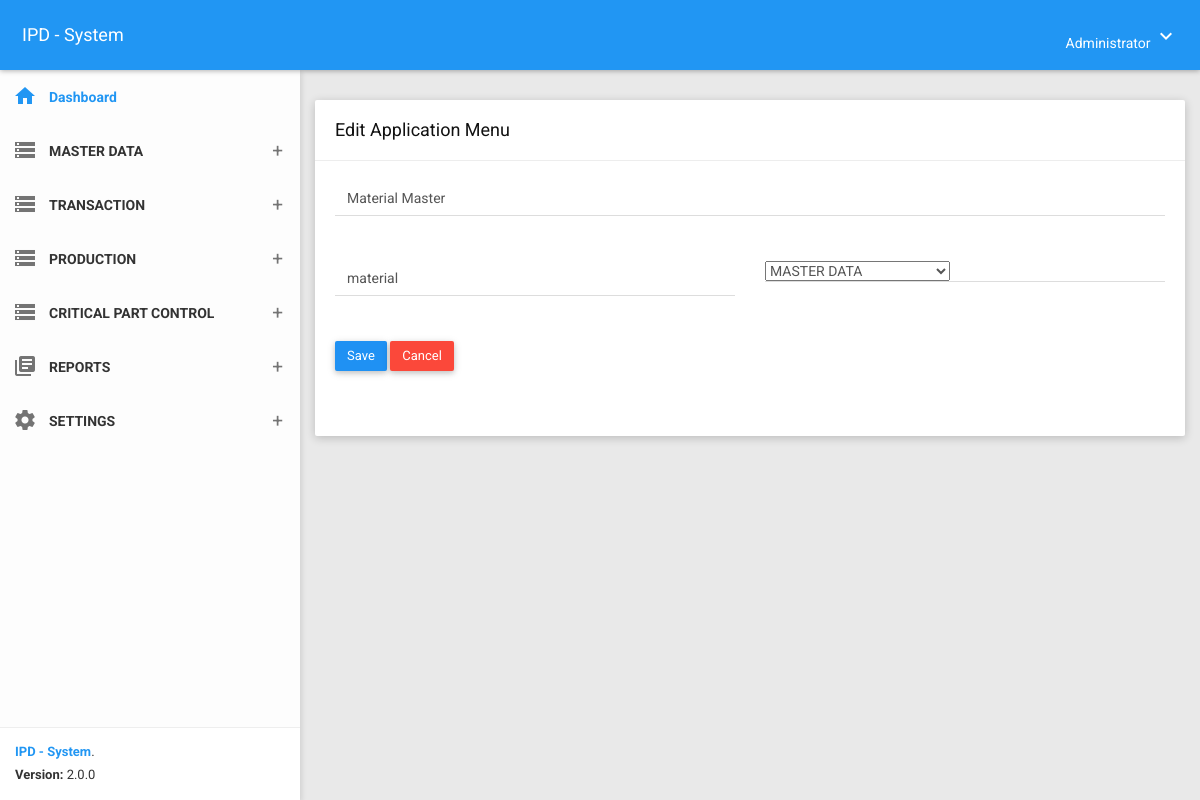
The page /menu/edit/1 (signed in) on the database its author committed.
### tables this page shows
CREATE TABLE `tblsetting` (
  `id` int NOT NULL,
  `company` varchar(100) NOT NULL,
  `address` text NOT NULL,
  `createdby` varchar(50) NOT NULL
);

CREATE TABLE `t_menugroups` (
  `menugroup` int NOT NULL,
  `description` varchar(50) NOT NULL,
  `_index` int DEFAULT NULL,
  `icon` varchar(200) DEFAULT NULL,
  `createdon` timestamp NOT NULL DEFAULT CURRENT_TIMESTAMP,
  `createdby` varchar(50) NOT NULL
);

CREATE TABLE `t_menus` (
  `id` int NOT NULL,
  `menu` varchar(50) NOT NULL,
  `route` varchar(50) NOT NULL,
  `type` varchar(20) NOT NULL,
  `icon` varchar(50) NOT NULL,
  `menugroup` int NOT NULL,
  `grouping` varchar(30) DEFAULT NULL,
  `createdon` datetime NOT NULL,
  `createdby` varchar(50) NOT NULL
);

### app/core/Controller.php (called while the page is built, shortened)
<?php
class Controller{
	public function view($view, $data = [])
	{
		require_once 'app/views/' . $view . '.php';
	}
	public function model($model)
	{
		return new $model;
	}
}

### app/core/App.php (called while the page is built, shortened)
<?php
class App{
	protected $method = 'index';
	protected $params = [];
	public function __construct(){
		$url = $this->parseURL();
		if(isset($url[0])){
			if(file_exists('app/controllers/' . $url[0] . '.php')){
				unset($url[0]);
			}
		}
		$this->controller = new $this->controller;
		if(isset($url[1])){
			if(method_exists($this->controller, $url[1])){
				$this->method = $url[1];
				unset($url[1]);
			}
		}
		if(!empty($url)){
			$this->params = array_values($url);
		}
		call_user_func_array([$this->controller, $this->method], $this->params);
	}
	public function parseURL(){
		if( isset($_GET['url'])){
			$url = rtrim($_GET['url'], '/');
			$url = filter_var($url, FILTER_SANITIZE_URL);
			$url = explode('/',$url);
			return $url;
		}
	}
}

### index.php (called while the page is built, shortened)
<?php
$app = new App;

### app/core/Database.php (called while the page is built, shortened)
<?php
class Database{
	private $host = DB_HOST;
	private $user = DB_USER;
	private $pass = DB_PASS;
	private $dbnm = DB_NAME;
	private $dbh;
	private $stmt;
	public function __construct()
	{
		$dsn = 'mysql:host='. $this->host .';dbname='. $this->dbnm;
		$option = [
			PDO::ATTR_PERSISTENT => true,
			PDO::ATTR_ERRMODE => PDO::ERRMODE_EXCEPTION,
			PDO::ATTR_EMULATE_PREPARES => true
		];
		try{
			$this->dbh = new PDO($dsn,$this->user,$this->pass, $option);
		}catch(PDOException $e){
			die($e->getMessage());
		}
	}
	public function query($query)
	{
		$this->stmt = $this->dbh->prepare($query);
	}
	public function execute()
	{
		$this->stmt->execute();
	}
	public function resultSet()
	{
		$this->execute();
		return $this->stmt->fetchAll(PDO::FETCH_ASSOC);
	}
	public function single()
	{
		$this->execute();
		return $this->stmt->fetch(PDO::FETCH_ASSOC);
	}
}

### app/models/Menu_model.php (called while the page is built, shortened)
<?php
class Menu_model{
    private $db;
    public function __construct()
	{
		$this->db = new Database;
    }
    public function getListMenugroups(){
        $this->db->query("SELECT * FROM t_menugroups");
		return $this->db->resultSet();
    }
    public function getMenugroupByid($id){
        $this->db->query("SELECT * FROM t_menugroups Where menugroup='$id'");
		return $this->db->single();
    }
    public function getMenuById($id){
        $this->db->query("SELECT * FROM t_menus where id='$id'");
		return $this->db->single();
    }
}

### app/views/menu/edit.php (the view, shortened to what this page needs)
<section class="content">
        <div class="row clearfix">
                <div class="col-lg-12 col-md-12 col-sm-12 col-xs-12">
                    <div class="card">
                        <div class="header">
                            <h2>
                                <?= $data['menu']; ?>
                            </h2>
                        </div>
                        <div class="body">
                            <form action="<?= BASEURL; ?>/menu/update" method="POST">
                                <div class="row clearfix">
                                    <div class="col-sm-12">
                                        <div class="form-group">
                                            <div class="form-line">
                                                <input type="text" name="menu" class="form-control" placeholder="Application Menu" required="true" value="<?= $data['menus']['menu']; ?>">
                                            </div>
                                        </div>
                                    </div>
                                    <div class="col-lg-6 col-sm-12">
                                        <div class="form-group">
                                            <div class="form-line">
                                                <input type="text" name="route" class="form-control" placeholder="Route" required="true" value="<?= $data['menus']['route']; ?>">
                                            </div>
                                        </div>
                                    </div>
                                    <div class="col-lg-6 col-sm-12">
                                        <div class="form-group">
                                            <div class="form-line">
                                                <select name="group">
                                                    <option value="<?= $data['currentgroup']['menugroup']; ?>">
                                                        <?= $data['currentgroup']['description']; ?>
                                                    </option>
                                                </select>
                                            </div>
                                        </div>
                                    </div>
                                </div>
                                <div class="row clearfix">
                                    <div class="col-lg-6 col-sm-12">
                                        <div class="form-group" style="padding:10dp;">
                                            <button type="submit" id="btn-save" class="btn btn-primary"  data-type="success">Save</button>
                                            <a href="<?= BASEURL; ?>/menu" type="button" id="btn-back" class="btn btn-danger"  data-type="success">Cancel</a>
                                        </div>
                                    </div>
                                </div>
                            </form>
                        </div>
                    </div>
                </div>
            </div>
    </section>

### app/views/templates/header_a.php (shortened to what this page needs)
<?php
    $dsn = "mysql:host=".DB_HOST.";dbname=".DB_NAME."";
    $pdo = new PDO($dsn, DB_USER, DB_PASS);
    $user = $_SESSION['usr']['user'];
    $query1 = $pdo->query("SELECT distinct * FROM v_user_menugroup WHERE username='$user' order by _index asc");
    $query3 = $pdo->query("SELECT * FROM tblsetting where id = '1'");
    $menuGroups = $query1->fetchAll();
    $setting    = $query3->fetch();
?>
<!DOCTYPE html>
<html>
<head>
    <link href="<?= BASEURL; ?>/plugins/bootstrap/css/bootstrap.css" rel="stylesheet">
    <link href="<?= BASEURL; ?>/plugins/node-waves/waves.css" rel="stylesheet" />
    <link href="<?= BASEURL; ?>/plugins/animate-css/animate.css" rel="stylesheet" />
    <link href="<?= BASEURL; ?>/plugins/jquery-datatable/skin/bootstrap/css/dataTables.bootstrap.css" rel="stylesheet">
    <link href="<?= BASEURL; ?>/plugins/sweetalert/sweetalert.css" rel="stylesheet" />
    <link href="<?= BASEURL; ?>/plugins/bootstrap-select/css/bootstrap-select.css" rel="stylesheet" />
    <link href="<?= BASEURL; ?>/css/style.css" rel="stylesheet">
    <link href="<?= BASEURL; ?>/css/themes/all-themes.css" rel="stylesheet" />
    <link href="<?= BASEURL; ?>/assets/select2/select2.min.css" rel="stylesheet" />
    <link href="<?= BASEURL; ?>/css/ui-autocomplete.css" rel="stylesheet">
    <link href="<?= BASEURL; ?>/plugins/multi-select/css/multi-select.css" rel="stylesheet">
</head>
<body class="theme-blue">
    <nav class="navbar">
        <div class="container-fluid">
            <div class="navbar-header">
                <a class="navbar-brand" href="<?= BASEURL; ?>"><?= $setting['company']; ?></a>
            </div>
            <div class="collapse navbar-collapse" id="navbar-collapse">
                <ul class="nav navbar-nav navbar-right">
                    <li class="dropdown">
                        <a href="javascript:void(0);" class="dropdown-toggle" data-toggle="dropdown" role="button">
                            <span><?= $_SESSION['usr']['name']; ?></span>
                            <i class="material-icons">keyboard_arrow_down</i>
                        </a>
                    </li>
                </ul>
            </div>
        </div>
    </nav>
    <section>
        <aside id="leftsidebar" class="sidebar">
            <div class="menu">
                <ul class="list">
                    <li class="active">
                        <a href="<?= BASEURL; ?>">
                            <i class="material-icons">home</i>
                            <span>Dashboard </span>
                        </a>
                    </li>
                    <?php foreach($menuGroups as $menugroup) : ?>
                        <li>
                            <a href="javascript:void(0);" class="menu-toggle">
                                <i class="material-icons"><?= $menugroup['icon']; ?></i>
                                <span><?= $menugroup['description']; ?></span>
                            </a>
                        </li>
                    <?php endforeach; ?>
                </ul>
            </div>
            <div class="legal">
                <div class="copyright">
                    <a href="javascript:void(0);">IPD - System</a>.
                </div>
                <div class="version">
                    <b>Version: </b> 2.0.0
                </div>
            </div>
        </aside>
    </section>

### css/themes/all-themes.css (style rules this page uses)
.theme-blue .navbar { background-color: #2196F3; }
.theme-blue .navbar-brand { color: #fff; }
.theme-blue .nav > li > a { color: #fff; }
.theme-blue .sidebar .menu .list li.active { background-color: transparent; }
.theme-blue .sidebar .menu .list li.active > :first-child i, .theme-blue .sidebar .menu .list li.active > :first-child span { color: #2196F3; }
.theme-blue .sidebar .legal { background-color: #fff; }
.theme-blue .sidebar .legal .copyright a { color: #2196F3 !important; }

### rows shown on the page
tblsetting: company "IPD - System"
t_menugroups: description "MASTER DATA", group "MASTER DATA"
t_menugroups: description "TRANSACTION"
t_menugroups: description "PRODUCTION"
t_menugroups: description "CRITICAL PART CONTROL"
t_menugroups: description "REPORTS"
t_menugroups: description "SETTINGS"
t_menus: menu "Material Master", route "material"

### other values the page prints
$_SESSION['usr']['name'] "Administrator"
$data['menu'] "Edit Application Menu"
